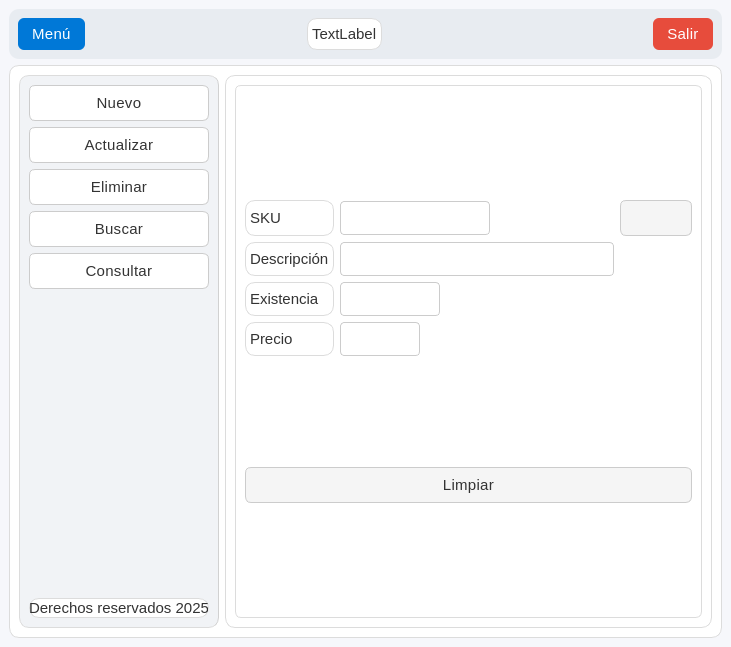
<?xml version="1.0" encoding="UTF-8"?>
<ui version="4.0">
 <class>MainWindow</class>
 <widget class="QMainWindow" name="MainWindow">
  <property name="geometry">
   <rect>
    <x>0</x>
    <y>0</y>
    <width>731</width>
    <height>647</height>
   </rect>
  </property>
  <property name="windowTitle">
   <string>MainWindow</string>
  </property>
  <property name="styleSheet">
   <string notr="true">/* === Estilo general === */
QMainWindow {
    background-color: #f6f7fb;
    color: #333333;
    font-family: &quot;Segoe UI Variable&quot;, &quot;Roboto&quot;, &quot;Open Sans&quot;, sans-serif;
    font-size: 16px;
    font-weight: 300; /* Más delgada */
}

/* === Frames === */
QFrame {
    background-color: #ffffff;
    border-radius: 10px;
    border: 1px solid #dcdcdc;
}

/* Barra superior */
#frame_superior {
    background-color: #e8ecf1;
    border: none;
}

/* Panel lateral */
#frame_lateral {
    background-color: #f1f3f6;
    border-right: 1px solid #d1d1d1;
}

/* Área principal */
#frame_paginas {
    background-color: #ffffff;
}

/* === Botones === */
QPushButton {
    background-color: #f5f5f5;
    color: #333333;
    border: 1px solid #cccccc;
    border-radius: 6px;
    padding: 8px 14px;
    font-weight: 400;
    font-size: 15px;
    letter-spacing: 0.3px;
}

QPushButton:hover {
    background-color: #0078d7;
    color: #ffffff;
    border: 1px solid #0078d7;
}

QPushButton:pressed {
    background-color: #005a9e;
    color: #ffffff;
    border: 1px solid #005a9e;
}

/* Botón principal (Menú) */
#boton_menu {
    background-color: #0078d7;
    color: white;
    border: none;
    font-weight: 400;
}
#boton_menu:hover {
    background-color: #006cbe;
}
#boton_menu:pressed {
    background-color: #005a9e;
}

/* Botón salir */
#boton_salir {
    background-color: #e74c3c;
    color: white;
    border: none;
}
#boton_salir:hover {
    background-color: #c0392b;
}
#boton_salir:pressed {
    background-color: #a93226;
}

/* === Campos de texto === */
QLineEdit {
    background-color: #ffffff;
    color: #333333;
    border: 1px solid #cccccc;
    border-radius: 4px;
    padding: 6px 8px;
    font-size: 15px;
    font-weight: 300;
}

QLineEdit:focus {
    border: 1px solid #0078d7;
    background-color: #f9fcff;
}

/* === Labels === */
QLabel {
    color: #333333;
    font-weight: 300;
    font-size: 15px;
}

/* Label inferior o secundario */
#label {
    color: #666666;
    font-size: 13px;
    font-style: italic;
}

/* === Stacked Widget === */
QStackedWidget {
    background-color: #ffffff;
    border: 1px solid #dcdcdc;
    border-radius: 6px;
}

/* === Scrollbars === */
QScrollBar:vertical {
    border: none;
    background: #f0f0f0;
    width: 10px;
    border-radius: 4px;
}
QScrollBar::handle:vertical {
    background: #cccccc;
    min-height: 20px;
    border-radius: 4px;
}
QScrollBar::handle:vertical:hover {
    background: #0078d7;
}
QScrollBar::add-line:vertical,
QScrollBar::sub-line:vertical {
    height: 0;
}

/* === Layouts === */
QVBoxLayout, QHBoxLayout {
    spacing: 10px;
}

/* === Botones laterales === */
#boton_agregar, #boton_buscar, #boton_actualizar, #boton_eliminar, #boton_consultar {
    background-color: #ffffff;
    border: 1px solid #cccccc;
    color: #333333;
    font-weight: 400;
    font-size: 15px;
}

#boton_agregar:hover, 
#boton_buscar:hover, 
#boton_actualizar:hover, 
#boton_eliminar:hover,
#boton_consultar:hover {
    background-color: #e8f0fe;
    border: 1px solid #0078d7;
    color: #0078d7;
}

#boton_agregar:pressed, 
#boton_buscar:pressed, 
#boton_actualizar:pressed, 
#boton_eliminar:pressed ,
#boton_consultar:pressed{
    background-color: #cce0ff;
}

/* === Tooltips === */
QToolTip {
    background-color: #ffffff;
    color: #333333;
    border: 1px solid #0078d7;
    padding: 6px;
    border-radius: 4px;
    font-size: 14px;
}</string>
  </property>
  <widget class="QWidget" name="centralwidget">
   <layout class="QVBoxLayout" name="verticalLayout" stretch="1,0">
    <item>
     <widget class="QFrame" name="frame_superior">
      <property name="minimumSize">
       <size>
        <width>0</width>
        <height>50</height>
       </size>
      </property>
      <property name="maximumSize">
       <size>
        <width>16777215</width>
        <height>50</height>
       </size>
      </property>
      <property name="frameShape">
       <enum>QFrame::StyledPanel</enum>
      </property>
      <property name="frameShadow">
       <enum>QFrame::Raised</enum>
      </property>
      <layout class="QHBoxLayout" name="horizontalLayout_2">
       <item>
        <widget class="QPushButton" name="boton_menu">
         <property name="text">
          <string>Menú</string>
         </property>
         <property name="icon">
          <iconset>
           <normaloff>../resources/imagenes/boton_menu.png</normaloff>../resources/imagenes/boton_menu.png</iconset>
         </property>
         <property name="iconSize">
          <size>
           <width>32</width>
           <height>32</height>
          </size>
         </property>
        </widget>
       </item>
       <item>
        <spacer name="horizontalSpacer">
         <property name="orientation">
          <enum>Qt::Horizontal</enum>
         </property>
         <property name="sizeHint" stdset="0">
          <size>
           <width>149</width>
           <height>20</height>
          </size>
         </property>
        </spacer>
       </item>
       <item>
        <widget class="QLabel" name="mensaje">
         <property name="text">
          <string>TextLabel</string>
         </property>
        </widget>
       </item>
       <item>
        <spacer name="horizontalSpacer_2">
         <property name="orientation">
          <enum>Qt::Horizontal</enum>
         </property>
         <property name="sizeHint" stdset="0">
          <size>
           <width>265</width>
           <height>20</height>
          </size>
         </property>
        </spacer>
       </item>
       <item>
        <widget class="QPushButton" name="boton_salir">
         <property name="text">
          <string>Salir</string>
         </property>
         <property name="icon">
          <iconset>
           <normaloff>../resources/imagenes/salir.png</normaloff>../resources/imagenes/salir.png</iconset>
         </property>
         <property name="iconSize">
          <size>
           <width>32</width>
           <height>32</height>
          </size>
         </property>
        </widget>
       </item>
      </layout>
     </widget>
    </item>
    <item>
     <widget class="QFrame" name="frame_central">
      <property name="frameShape">
       <enum>QFrame::StyledPanel</enum>
      </property>
      <property name="frameShadow">
       <enum>QFrame::Raised</enum>
      </property>
      <layout class="QHBoxLayout" name="horizontalLayout">
       <item>
        <widget class="QFrame" name="frame_lateral">
         <property name="minimumSize">
          <size>
           <width>200</width>
           <height>0</height>
          </size>
         </property>
         <property name="maximumSize">
          <size>
           <width>0</width>
           <height>16777215</height>
          </size>
         </property>
         <property name="frameShape">
          <enum>QFrame::StyledPanel</enum>
         </property>
         <property name="frameShadow">
          <enum>QFrame::Raised</enum>
         </property>
         <layout class="QVBoxLayout" name="verticalLayout_2">
          <item>
           <widget class="QPushButton" name="boton_agregar">
            <property name="font">
             <font>
              <pointsize>-1</pointsize>
              <weight>50</weight>
              <bold>false</bold>
             </font>
            </property>
            <property name="layoutDirection">
             <enum>Qt::RightToLeft</enum>
            </property>
            <property name="text">
             <string>Nuevo</string>
            </property>
            <property name="icon">
             <iconset>
              <normaloff>../resources/imagenes/boton_agregar.png</normaloff>../resources/imagenes/boton_agregar.png</iconset>
            </property>
            <property name="iconSize">
             <size>
              <width>32</width>
              <height>32</height>
             </size>
            </property>
           </widget>
          </item>
          <item>
           <widget class="QPushButton" name="boton_actualizar">
            <property name="layoutDirection">
             <enum>Qt::RightToLeft</enum>
            </property>
            <property name="text">
             <string>Actualizar</string>
            </property>
            <property name="icon">
             <iconset>
              <normaloff>../resources/imagenes/boton_modificar.png</normaloff>../resources/imagenes/boton_modificar.png</iconset>
            </property>
            <property name="iconSize">
             <size>
              <width>32</width>
              <height>32</height>
             </size>
            </property>
           </widget>
          </item>
          <item>
           <widget class="QPushButton" name="boton_eliminar">
            <property name="layoutDirection">
             <enum>Qt::RightToLeft</enum>
            </property>
            <property name="text">
             <string>Eliminar</string>
            </property>
            <property name="icon">
             <iconset>
              <normaloff>../resources/imagenes/boton_eliminar.png</normaloff>../resources/imagenes/boton_eliminar.png</iconset>
            </property>
            <property name="iconSize">
             <size>
              <width>32</width>
              <height>32</height>
             </size>
            </property>
           </widget>
          </item>
          <item>
           <widget class="QPushButton" name="boton_buscar">
            <property name="layoutDirection">
             <enum>Qt::RightToLeft</enum>
            </property>
            <property name="text">
             <string>Buscar</string>
            </property>
            <property name="icon">
             <iconset>
              <normaloff>../resources/imagenes/BUSCAR.png</normaloff>../resources/imagenes/BUSCAR.png</iconset>
            </property>
            <property name="iconSize">
             <size>
              <width>32</width>
              <height>32</height>
             </size>
            </property>
           </widget>
          </item>
          <item>
           <widget class="QPushButton" name="boton_consultar">
            <property name="layoutDirection">
             <enum>Qt::RightToLeft</enum>
            </property>
            <property name="text">
             <string>Consultar</string>
            </property>
            <property name="icon">
             <iconset>
              <normaloff>../resources/imagenes/boton_consultar.png</normaloff>../resources/imagenes/boton_consultar.png</iconset>
            </property>
            <property name="iconSize">
             <size>
              <width>32</width>
              <height>32</height>
             </size>
            </property>
           </widget>
          </item>
          <item>
           <spacer name="verticalSpacer">
            <property name="orientation">
             <enum>Qt::Vertical</enum>
            </property>
            <property name="sizeHint" stdset="0">
             <size>
              <width>20</width>
              <height>224</height>
             </size>
            </property>
           </spacer>
          </item>
          <item>
           <widget class="QLabel" name="label_2">
            <property name="text">
             <string>Derechos reservados 2025</string>
            </property>
            <property name="alignment">
             <set>Qt::AlignCenter</set>
            </property>
           </widget>
          </item>
         </layout>
        </widget>
       </item>
       <item>
        <widget class="QFrame" name="frame_paginas">
         <property name="frameShape">
          <enum>QFrame::StyledPanel</enum>
         </property>
         <property name="frameShadow">
          <enum>QFrame::Raised</enum>
         </property>
         <layout class="QVBoxLayout" name="verticalLayout_3">
          <item>
           <widget class="QStackedWidget" name="stackedWidget">
            <property name="currentIndex">
             <number>1</number>
            </property>
            <widget class="QWidget" name="page_agregar">
             <widget class="QPushButton" name="boton_accion_agregar">
              <property name="geometry">
               <rect>
                <x>10</x>
                <y>470</y>
                <width>451</width>
                <height>51</height>
               </rect>
              </property>
              <property name="text">
               <string>Guardar</string>
              </property>
              <property name="icon">
               <iconset>
                <normaloff>../resources/imagenes/guardar.png</normaloff>../resources/imagenes/guardar.png</iconset>
              </property>
              <property name="iconSize">
               <size>
                <width>32</width>
                <height>32</height>
               </size>
              </property>
             </widget>
             <widget class="QWidget" name="layoutWidget">
              <property name="geometry">
               <rect>
                <x>21</x>
                <y>94</y>
                <width>431</width>
                <height>156</height>
               </rect>
              </property>
              <layout class="QGridLayout" name="gridLayout">
               <item row="0" column="0">
                <widget class="QLabel" name="label_3">
                 <property name="text">
                  <string>SKU</string>
                 </property>
                </widget>
               </item>
               <item row="0" column="1">
                <widget class="QLineEdit" name="sku_agregar">
                 <property name="minimumSize">
                  <size>
                   <width>150</width>
                   <height>0</height>
                  </size>
                 </property>
                 <property name="maximumSize">
                  <size>
                   <width>150</width>
                   <height>16777215</height>
                  </size>
                 </property>
                </widget>
               </item>
               <item row="1" column="0">
                <widget class="QLabel" name="label_4">
                 <property name="text">
                  <string>Descripción</string>
                 </property>
                </widget>
               </item>
               <item row="1" column="1">
                <widget class="QLineEdit" name="descripcion_agregar"/>
               </item>
               <item row="2" column="0">
                <widget class="QLabel" name="label_5">
                 <property name="text">
                  <string>Existencia</string>
                 </property>
                </widget>
               </item>
               <item row="2" column="1">
                <widget class="QLineEdit" name="existencia_agregar">
                 <property name="minimumSize">
                  <size>
                   <width>100</width>
                   <height>0</height>
                  </size>
                 </property>
                 <property name="maximumSize">
                  <size>
                   <width>100</width>
                   <height>16777215</height>
                  </size>
                 </property>
                </widget>
               </item>
               <item row="3" column="0">
                <widget class="QLabel" name="label_6">
                 <property name="text">
                  <string>Precio</string>
                 </property>
                </widget>
               </item>
               <item row="3" column="1">
                <widget class="QLineEdit" name="precio_agregar">
                 <property name="minimumSize">
                  <size>
                   <width>80</width>
                   <height>0</height>
                  </size>
                 </property>
                 <property name="maximumSize">
                  <size>
                   <width>80</width>
                   <height>16777215</height>
                  </size>
                 </property>
                </widget>
               </item>
              </layout>
             </widget>
             <widget class="QLabel" name="label_11">
              <property name="geometry">
               <rect>
                <x>40</x>
                <y>20</y>
                <width>381</width>
                <height>31</height>
               </rect>
              </property>
              <property name="text">
               <string>Ingrese los datos del nuevo producto</string>
              </property>
              <property name="alignment">
               <set>Qt::AlignCenter</set>
              </property>
             </widget>
            </widget>
            <widget class="QWidget" name="page_buscar">
             <layout class="QVBoxLayout" name="verticalLayout_6">
              <item>
               <layout class="QGridLayout" name="gridLayout_5">
                <item row="2" column="0">
                 <widget class="QLabel" name="label_19">
                  <property name="text">
                   <string>Descripción</string>
                  </property>
                 </widget>
                </item>
                <item row="0" column="0">
                 <widget class="QLabel" name="label_20">
                  <property name="text">
                   <string>SKU</string>
                  </property>
                 </widget>
                </item>
                <item row="0" column="2">
                 <widget class="QLineEdit" name="sku_buscar">
                  <property name="minimumSize">
                   <size>
                    <width>150</width>
                    <height>0</height>
                   </size>
                  </property>
                  <property name="maximumSize">
                   <size>
                    <width>150</width>
                    <height>16777215</height>
                   </size>
                  </property>
                 </widget>
                </item>
                <item row="4" column="0">
                 <widget class="QLabel" name="label_21">
                  <property name="text">
                   <string>Precio</string>
                  </property>
                 </widget>
                </item>
                <item row="3" column="0">
                 <widget class="QLabel" name="label_22">
                  <property name="text">
                   <string>Existencia</string>
                  </property>
                 </widget>
                </item>
                <item row="2" column="2">
                 <widget class="QLineEdit" name="descripcion_buscar"/>
                </item>
                <item row="3" column="2">
                 <widget class="QLineEdit" name="existencia_buscar">
                  <property name="minimumSize">
                   <size>
                    <width>100</width>
                    <height>0</height>
                   </size>
                  </property>
                  <property name="maximumSize">
                   <size>
                    <width>100</width>
                    <height>16777215</height>
                   </size>
                  </property>
                 </widget>
                </item>
                <item row="4" column="2">
                 <widget class="QLineEdit" name="precio_buscar">
                  <property name="minimumSize">
                   <size>
                    <width>80</width>
                    <height>0</height>
                   </size>
                  </property>
                  <property name="maximumSize">
                   <size>
                    <width>80</width>
                    <height>16777215</height>
                   </size>
                  </property>
                 </widget>
                </item>
                <item row="0" column="3">
                 <widget class="QPushButton" name="boton_buscar_buscar">
                  <property name="text">
                   <string/>
                  </property>
                  <property name="icon">
                   <iconset>
                    <normaloff>../resources/imagenes/BUSCAR.png</normaloff>../resources/imagenes/BUSCAR.png</iconset>
                  </property>
                  <property name="iconSize">
                   <size>
                    <width>32</width>
                    <height>32</height>
                   </size>
                  </property>
                 </widget>
                </item>
               </layout>
              </item>
              <item>
               <widget class="QPushButton" name="boton_accion_limpiar">
                <property name="text">
                 <string>Limpiar</string>
                </property>
                <property name="icon">
                 <iconset>
                  <normaloff>../resources/imagenes/limpiar.png</normaloff>../resources/imagenes/limpiar.png</iconset>
                </property>
                <property name="iconSize">
                 <size>
                  <width>32</width>
                  <height>32</height>
                 </size>
                </property>
               </widget>
              </item>
             </layout>
            </widget>
            <widget class="QWidget" name="page_actualizar">
             <layout class="QVBoxLayout" name="verticalLayout_4">
              <item>
               <layout class="QGridLayout" name="gridLayout_2">
                <item row="2" column="0">
                 <widget class="QLabel" name="label_8">
                  <property name="text">
                   <string>Descripción</string>
                  </property>
                 </widget>
                </item>
                <item row="0" column="0">
                 <widget class="QLabel" name="label_7">
                  <property name="text">
                   <string>SKU</string>
                  </property>
                 </widget>
                </item>
                <item row="0" column="2">
                 <widget class="QLineEdit" name="sku_actualizar">
                  <property name="minimumSize">
                   <size>
                    <width>150</width>
                    <height>0</height>
                   </size>
                  </property>
                  <property name="maximumSize">
                   <size>
                    <width>150</width>
                    <height>16777215</height>
                   </size>
                  </property>
                 </widget>
                </item>
                <item row="4" column="0">
                 <widget class="QLabel" name="label_10">
                  <property name="text">
                   <string>Precio</string>
                  </property>
                 </widget>
                </item>
                <item row="3" column="0">
                 <widget class="QLabel" name="label_9">
                  <property name="text">
                   <string>Existencia</string>
                  </property>
                 </widget>
                </item>
                <item row="2" column="2">
                 <widget class="QLineEdit" name="descripcion_actualizar"/>
                </item>
                <item row="3" column="2">
                 <widget class="QLineEdit" name="existencia_actualizar">
                  <property name="minimumSize">
                   <size>
                    <width>100</width>
                    <height>0</height>
                   </size>
                  </property>
                  <property name="maximumSize">
                   <size>
                    <width>100</width>
                    <height>16777215</height>
                   </size>
                  </property>
                 </widget>
                </item>
                <item row="4" column="2">
                 <widget class="QLineEdit" name="precio_actualizar">
                  <property name="minimumSize">
                   <size>
                    <width>80</width>
                    <height>0</height>
                   </size>
                  </property>
                  <property name="maximumSize">
                   <size>
                    <width>80</width>
                    <height>16777215</height>
                   </size>
                  </property>
                 </widget>
                </item>
                <item row="0" column="3">
                 <widget class="QPushButton" name="boton_buscar_actualizar">
                  <property name="text">
                   <string/>
                  </property>
                  <property name="icon">
                   <iconset>
                    <normaloff>../resources/imagenes/BUSCAR.png</normaloff>../resources/imagenes/BUSCAR.png</iconset>
                  </property>
                  <property name="iconSize">
                   <size>
                    <width>32</width>
                    <height>32</height>
                   </size>
                  </property>
                 </widget>
                </item>
               </layout>
              </item>
              <item>
               <widget class="QPushButton" name="boton_accion_actualizar">
                <property name="text">
                 <string>Actualizar</string>
                </property>
                <property name="icon">
                 <iconset>
                  <normaloff>../resources/imagenes/boton_modificar.png</normaloff>../resources/imagenes/boton_modificar.png</iconset>
                </property>
                <property name="iconSize">
                 <size>
                  <width>32</width>
                  <height>32</height>
                 </size>
                </property>
               </widget>
              </item>
             </layout>
            </widget>
            <widget class="QWidget" name="page_eliminar">
             <layout class="QVBoxLayout" name="verticalLayout_5">
              <item>
               <layout class="QGridLayout" name="gridLayout_4">
                <item row="2" column="0">
                 <widget class="QLabel" name="label_15">
                  <property name="text">
                   <string>Descripción</string>
                  </property>
                 </widget>
                </item>
                <item row="0" column="0">
                 <widget class="QLabel" name="label_16">
                  <property name="text">
                   <string>SKU</string>
                  </property>
                 </widget>
                </item>
                <item row="0" column="2">
                 <widget class="QLineEdit" name="sku_eliminar">
                  <property name="minimumSize">
                   <size>
                    <width>150</width>
                    <height>0</height>
                   </size>
                  </property>
                  <property name="maximumSize">
                   <size>
                    <width>150</width>
                    <height>16777215</height>
                   </size>
                  </property>
                 </widget>
                </item>
                <item row="4" column="0">
                 <widget class="QLabel" name="label_17">
                  <property name="text">
                   <string>Precio</string>
                  </property>
                 </widget>
                </item>
                <item row="3" column="0">
                 <widget class="QLabel" name="label_18">
                  <property name="text">
                   <string>Existencia</string>
                  </property>
                 </widget>
                </item>
                <item row="2" column="2">
                 <widget class="QLineEdit" name="descripcion_eliminar"/>
                </item>
                <item row="3" column="2">
                 <widget class="QLineEdit" name="existencia_eliminar">
                  <property name="minimumSize">
                   <size>
                    <width>100</width>
                    <height>0</height>
                   </size>
                  </property>
                  <property name="maximumSize">
                   <size>
                    <width>100</width>
                    <height>16777215</height>
                   </size>
                  </property>
                 </widget>
                </item>
                <item row="4" column="2">
                 <widget class="QLineEdit" name="precio_eliminar">
                  <property name="minimumSize">
                   <size>
                    <width>80</width>
                    <height>0</height>
                   </size>
                  </property>
                  <property name="maximumSize">
                   <size>
                    <width>80</width>
                    <height>16777215</height>
                   </size>
                  </property>
                 </widget>
                </item>
                <item row="0" column="3">
                 <widget class="QPushButton" name="boton_buscar_eliminar">
                  <property name="text">
                   <string/>
                  </property>
                  <property name="icon">
                   <iconset>
                    <normaloff>../resources/imagenes/BUSCAR.png</normaloff>../resources/imagenes/BUSCAR.png</iconset>
                  </property>
                  <property name="iconSize">
                   <size>
                    <width>32</width>
                    <height>32</height>
                   </size>
                  </property>
                 </widget>
                </item>
               </layout>
              </item>
              <item>
               <widget class="QPushButton" name="boton_accion_eliminar">
                <property name="text">
                 <string>Eliminar</string>
                </property>
                <property name="icon">
                 <iconset>
                  <normaloff>../resources/imagenes/boton_eliminar.png</normaloff>../resources/imagenes/boton_eliminar.png</iconset>
                </property>
                <property name="iconSize">
                 <size>
                  <width>32</width>
                  <height>32</height>
                 </size>
                </property>
               </widget>
              </item>
             </layout>
            </widget>
            <widget class="QWidget" name="page_consultar">
             <layout class="QVBoxLayout" name="verticalLayout_7">
              <item>
               <widget class="QPushButton" name="boton_accion_refrescar">
                <property name="text">
                 <string/>
                </property>
                <property name="icon">
                 <iconset>
                  <normaloff>../resources/imagenes/boton_refrescar.png</normaloff>../resources/imagenes/boton_refrescar.png</iconset>
                </property>
                <property name="iconSize">
                 <size>
                  <width>32</width>
                  <height>32</height>
                 </size>
                </property>
               </widget>
              </item>
              <item>
               <widget class="QTableWidget" name="tabla_productos">
                <property name="styleSheet">
                 <string notr="true">/* === Tablas === */
QTableWidget {
    background-color: #ffffff;
    color: #333333;
    gridline-color: #e0e0e0;
    border: 1px solid #dcdcdc;
    border-radius: 6px;
    font-family: &quot;Segoe UI Variable&quot;, &quot;Roboto&quot;, &quot;Open Sans&quot;, sans-serif;
    font-size: 15px;
    font-weight: 300;
    selection-background-color: #e8f0fe; /* azul claro al seleccionar */
    selection-color: #0078d7;
    alternate-background-color: #f9fafc; /* filas alternadas */
}

/* Cabecera horizontal */
QHeaderView::section {
    background-color: #f1f3f6;
    color: #333333;
    border: 1px solid #dcdcdc;
    border-radius: 4px;
    font-weight: 400;
    font-size: 15px;
    padding: 8px;
}

/* Cabecera horizontal al pasar el cursor */
QHeaderView::section:hover {
    background-color: #e8ecf1;
}

/* Celdas */
QTableWidget::item {
    padding: 6px;
    border: none;
}

/* Celda seleccionada */
QTableWidget::item:selected {
    background-color: #e8f0fe;
    color: #0078d7;
}

/* Bordes del header alineados al contenido */
QHeaderView {
    border: none;
}

/* Barra de desplazamiento dentro de la tabla */
QTableCornerButton::section {
    background-color: #f1f3f6;
    border: 1px solid #dcdcdc;
}

/* Scrollbars coherentes dentro de tablas */
QTableWidget QScrollBar:vertical {
    border: none;
    background: #f0f0f0;
    width: 10px;
    border-radius: 4px;
}
QTableWidget QScrollBar::handle:vertical {
    background: #cccccc;
    min-height: 20px;
    border-radius: 4px;
}
QTableWidget QScrollBar::handle:vertical:hover {
    background: #0078d7;
}
QTableWidget QScrollBar::add-line:vertical,
QTableWidget QScrollBar::sub-line:vertical {
    height: 0;
}</string>
                </property>
                <column>
                 <property name="text">
                  <string>SKU</string>
                 </property>
                </column>
                <column>
                 <property name="text">
                  <string>Descripción</string>
                 </property>
                </column>
                <column>
                 <property name="text">
                  <string>Existencia</string>
                 </property>
                </column>
                <column>
                 <property name="text">
                  <string>Precio</string>
                 </property>
                </column>
               </widget>
              </item>
             </layout>
            </widget>
           </widget>
          </item>
         </layout>
        </widget>
       </item>
      </layout>
     </widget>
    </item>
   </layout>
  </widget>
 </widget>
 <resources/>
 <connections/>
</ui>
